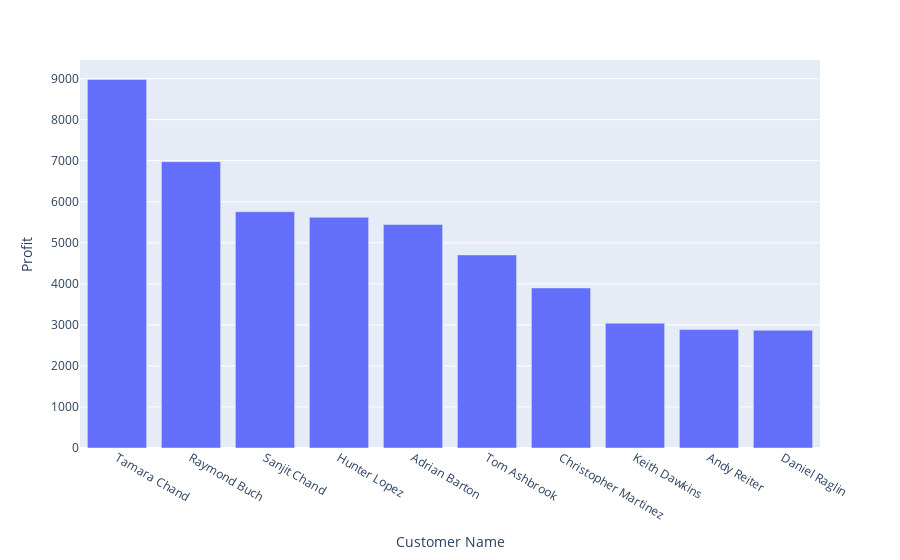

Notebook source saved alongside this figure:
### Code cell
#28.656896
px.bar(top10_profit, x = "Customer Name", y = "Profit")

### Figure 1 — Plotly figure (JSON) as saved in the notebook; plotly's stock layout.template omitted (floating-point values rounded to 4 significant figures)
{"data": [{"alignmentgroup": "True", "hovertemplate": "Customer Name=%{x}<br>Profit=%{y}<extra></extra>", "legendgroup": "", "marker": {"color": "#636efa", "pattern": {"shape": ""}}, "name": "", "offsetgroup": "", "orientation": "v", "showlegend": false, "textposition": "auto", "type": "bar", "x": ["Tamara Chand", "Raymond Buch", "Sanjit Chand", "Hunter Lopez", "Adrian Barton", "Tom Ashbrook", "Christopher Martinez", "Keith Dawkins", "Andy Reiter", "Daniel Raglin"], "xaxis": "x", "y": [8981.0, 6976.0, 5757.0, 5622.0, 5445.0, 4704.0, 3900.0, 3039.0, 2885.0, 2869.0], "yaxis": "y"}], "layout": {"barmode": "relative", "legend": {"tracegroupgap": 0}, "margin": {"t": 60}, "xaxis": {"anchor": "y", "domain": [0, 1], "title": {"text": "Customer Name"}}, "yaxis": {"anchor": "x", "domain": [0, 1], "title": {"text": "Profit"}}}}
